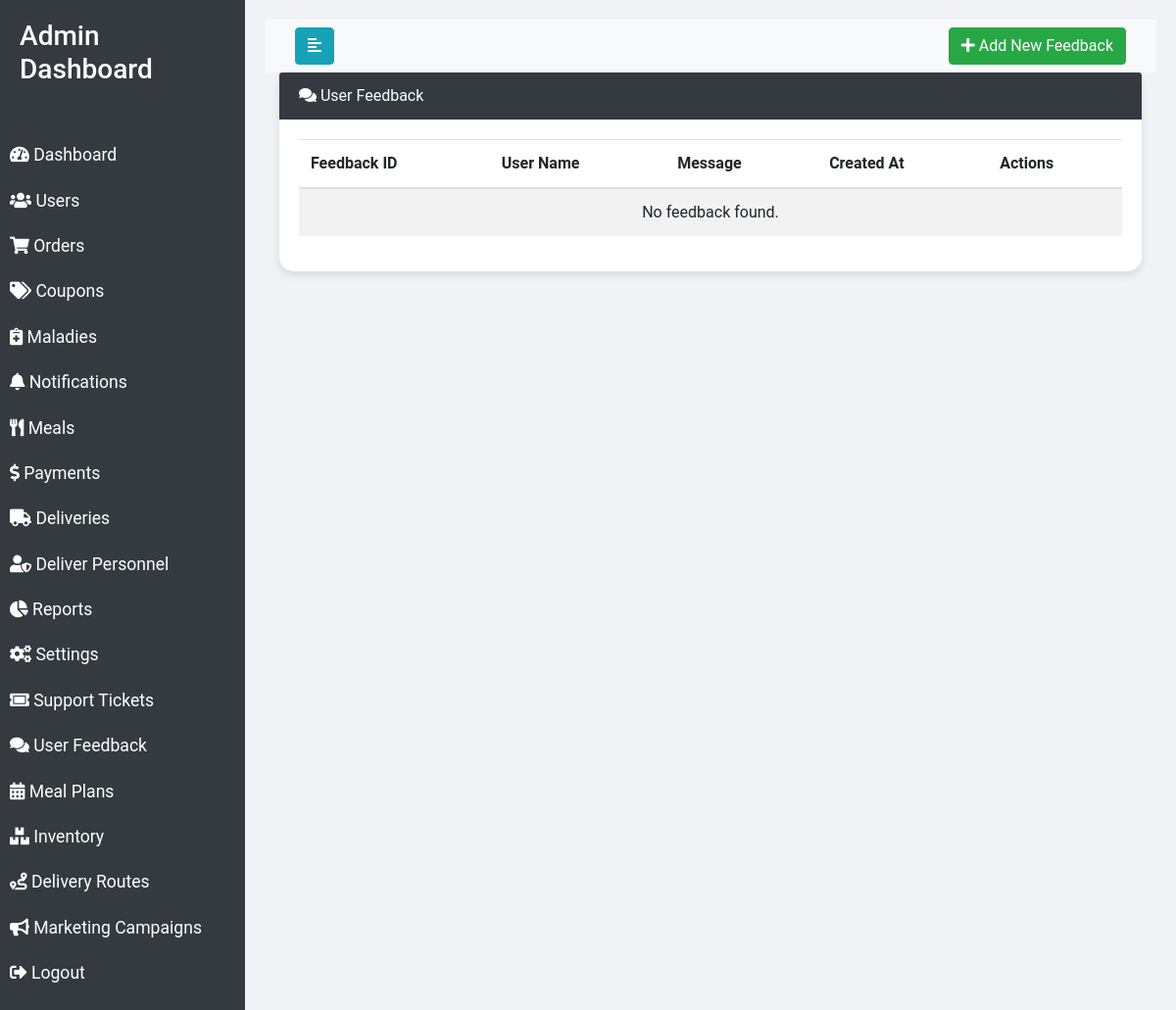
Before: /feedback.php (signed in) with the older database file.
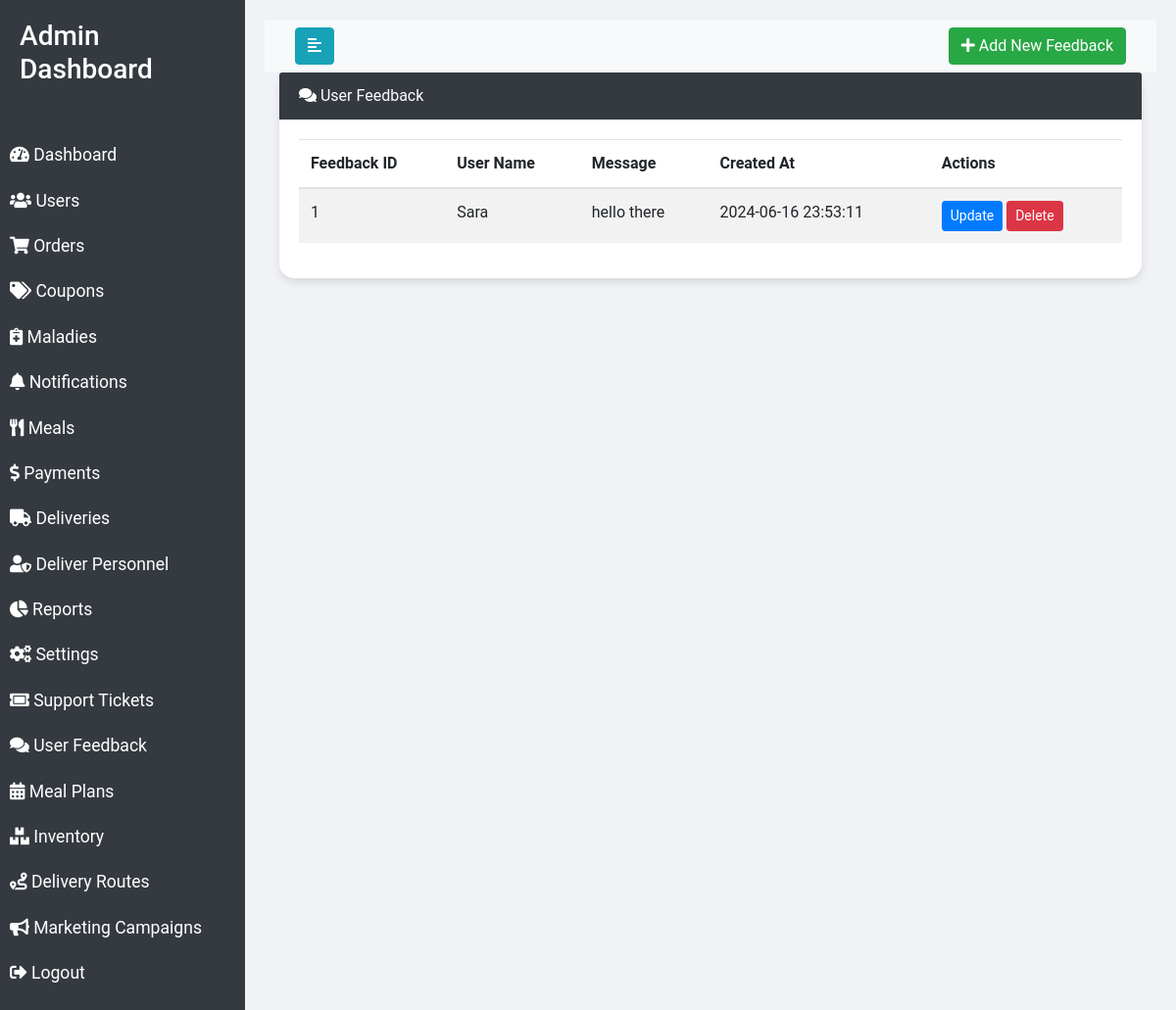
After: the same page with the newer database file.
### tables this page shows
CREATE TABLE `feedback` (
  `feedback_id` int(11) NOT NULL,
  `user_id` int(11) NOT NULL,
  `message` text NOT NULL,
  `created_at` timestamp NOT NULL DEFAULT CURRENT_TIMESTAMP
);

CREATE TABLE `users` (
  `user_id` int(11) NOT NULL,
  `name` varchar(100) DEFAULT NULL,
  `email` varchar(100) DEFAULT NULL,
  `password` varchar(255) DEFAULT NULL,
  `malady_id` int(11) DEFAULT NULL,
  `address_id` int(11) DEFAULT NULL,
  `phone` varchar(15) DEFAULT NULL,
  `created_at` timestamp NOT NULL DEFAULT CURRENT_TIMESTAMP,
  `updated_at` timestamp NOT NULL DEFAULT CURRENT_TIMESTAMP ON UPDATE CURRENT_TIMESTAMP
);

### feedback.php (the view, shortened to what the changed rows need)
<?php
require 'config/db.php';
$feedbackQuery = $conn->query("SELECT f.*, u.name as user_name FROM feedback f JOIN users u ON f.user_id = u.user_id ORDER BY created_at DESC");
$feedbacks = [];
while ($row = $feedbackQuery->fetch_assoc()) {
    $feedbacks[] = $row;
}
?>
<!DOCTYPE html>
<html lang="en">
<head>
    <link rel="stylesheet" href="https://maxcdn.bootstrapcdn.com/bootstrap/4.5.2/css/bootstrap.min.css">
    <link rel="stylesheet" href="https://cdnjs.cloudflare.com/ajax/libs/font-awesome/5.15.4/css/all.min.css">
</head>
<body>
<div class="wrapper">
    <div id="content">
        <div class="container-fluid">
            <div class="card">
                <div class="card-body">
                    <table class="table table-striped">
                        <thead>
                            <tr>
                                <th scope="col">Feedback ID</th>
                                <th scope="col">User Name</th>
                                <th scope="col">Message</th>
                                <th scope="col">Created At</th>
                                <th scope="col">Actions</th>
                            </tr>
                        </thead>
                        <tbody>
                            <?php foreach ($feedbacks as $feedback): ?>
                                <tr>
                                    <td><?php echo $feedback['feedback_id']; ?></td>
                                    <td><?php echo $feedback['user_name']; ?></td>
                                    <td><?php echo $feedback['message']; ?></td>
                                    <td><?php echo $feedback['created_at']; ?></td>
                                    <td>
                                        <button type="button" class="btn btn-sm btn-primary" data-toggle="modal" data-target="#updateFeedbackModal" data-feedback-id="<?php echo $feedback['feedback_id']; ?>" data-user-id="<?php echo $feedback['user_id']; ?>" data-message="<?php echo htmlspecialchars($feedback['message']); ?>">
                                            Update
                                        </button>
                                        <form method="POST" action="feedback.php" class="d-inline">
                                            <button type="submit" class="btn btn-sm btn-danger" onclick="return confirm('Are you sure you want to delete this feedback?')">Delete</button>
                                        </form>
                                    </td>
                                </tr>
                            <?php endforeach; ?>
                            <?php if (empty($feedbacks)): ?>
                                <tr>
                                    <td colspan="5" class="text-center">No feedback found.</td>
                                </tr>
                            <?php endif; ?>
                        </tbody>
                    </table>
                </div>
            </div>
        </div>
    </div>
</div>
</body>
</html>

Changed rows visible on the page:
added feedback: feedback_id "1", user.name "Sara", message "hello there", created_at "2024-06-16 23:53:11"
Other visible differences:
text no longer shown: "No feedback found."
